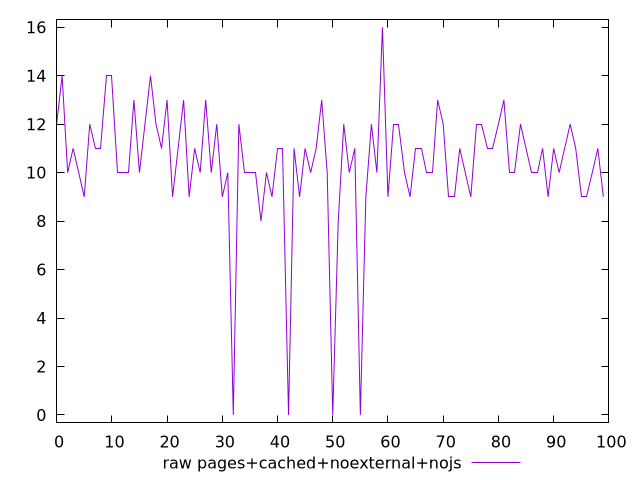

Recreate this plot in gnuplot.
$_rawPagesCachedNoexternalNojs <<EOF
12
14
10
11
10
9
12
11
11
14
14
10
10
10
13
10
12
14
12
11
13
9
11
13
9
11
10
13
10
12
9
10
0
12
10
10
10
8
10
9
11
11
0
11
9
11
10
11
13
10
0
8
12
10
11
0
9
12
10
16
9
12
12
10
9
11
11
10
10
13
12
9
9
11
10
9
12
12
11
11
12
13
10
10
12
11
10
10
11
9
11
10
11
12
11
9
9
10
11
9
EOF
set key outside below
set terminal pngcairo
set output "report_00004_2020-11-02T20-21-41.718Z/render-blocking-resources/pages+cached+noexternal+nojs//raw.png"
set yrange [-0.32:16.32]
plot $_rawPagesCachedNoexternalNojs title "raw pages+cached+noexternal+nojs" with line ,
